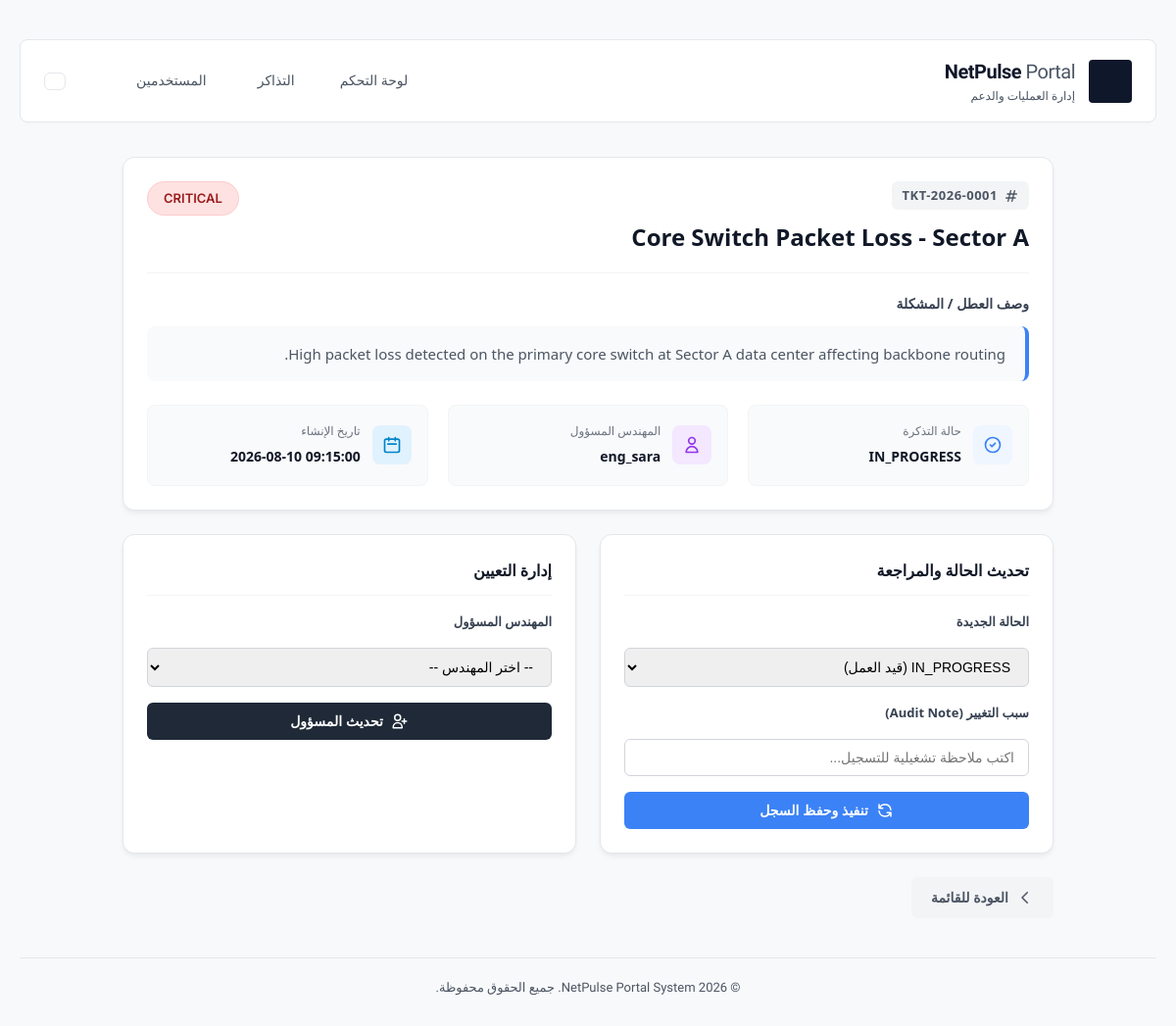
Page /index.php?page=tickets-show&id=1 (signed in) on the committed database.
### tables this page shows
CREATE TABLE TICKET (
    ticket_id INT(11) NOT NULL AUTO_INCREMENT,
    ticket_number VARCHAR(20) NOT NULL,
    incident_id INT(11) DEFAULT NULL,
    title VARCHAR(150) NOT NULL,
    description TEXT NOT NULL,
    priority ENUM('CRITICAL', 'HIGH', 'MEDIUM', 'LOW') NOT NULL DEFAULT 'MEDIUM',
    status ENUM('OPEN', 'IN_PROGRESS', 'RESOLVED', 'CLOSED') NOT NULL DEFAULT 'OPEN',
    assigned_to INT(11) DEFAULT NULL,
    created_at DATETIME NOT NULL DEFAULT CURRENT_TIMESTAMP,
    updated_at DATETIME DEFAULT NULL ON UPDATE CURRENT_TIMESTAMP,
    closed_at DATETIME DEFAULT NULL,
    
    PRIMARY KEY (ticket_id),
    UNIQUE KEY uk_ticket_number (ticket_number),
    
    CONSTRAINT fk_ticket_assigned_user FOREIGN KEY (assigned_to) 
        REFERENCES WEB_USER (user_id) ON DELETE SET NULL ON UPDATE CASCADE
);

### core/Database.php (called while the page is built, shortened)
<?php
class Database {
    private static ?PDO $instance = null;
    public static function getInstance(): PDO {
        if (self::$instance === null) {
            try {
                $host     = '127.0.0.1';
                $db_name  = 'netpulse_portal';
                $username = 'root';
                $password = '';
                $port     = '3306';
                $dsn = "mysql:host=$host;port=$port;dbname=$db_name;charset=utf8mb4";
                self::$instance = new PDO($dsn, $username, $password, [
                    PDO::ATTR_ERRMODE            => PDO::ERRMODE_EXCEPTION,
                    PDO::ATTR_DEFAULT_FETCH_MODE => PDO::FETCH_ASSOC,
                    PDO::ATTR_EMULATE_PREPARES   => false,
                ]);
            } catch (PDOException $e) {
                http_response_code(500);
                exit("Database Connection Failed: " . $e->getMessage());
            }
        }
        return self::$instance;
    }
}

### src/Controllers/TicketController.php (called while the page is built, shortened)
<?php
require_once __DIR__ . '/../Services/TicketService.php';
class TicketController {
    private TicketService $ticketService;
    public function __construct() {
        $this->ticketService = new TicketService();
    }
    public function show(int $id): ?Ticket {
        return $this->ticketService->getTicketDetails($id);
    }
}

### src/Services/TicketService.php (called while the page is built, shortened)
<?php
require_once __DIR__ . '/../Repositories/TicketRepository.php';
require_once __DIR__ . '/../../core/Database.php';
class TicketService {
    private TicketRepository $ticketRepository;
    public function __construct() {
        $this->ticketRepository = new TicketRepository();
    }
    public function getTicketDetails(int $ticketId): Ticket {
        $ticket = $this->ticketRepository->findById($ticketId);
        return $ticket;
    }
}

### src/Repositories/TicketRepository.php (called while the page is built, shortened)
<?php
require_once __DIR__ . '/../../core/Database.php';
require_once __DIR__ . '/../Models/Ticket.php';
class TicketRepository {
    private PDO $db;
    public function __construct() {
        $this->db = Database::getInstance();
    }
    public function findById(int $ticketId): ?Ticket {
        $sql = "SELECT t.*,
                       u.username, u.email, u.role, u.created_at AS user_created_at
                FROM TICKET t
                LEFT JOIN WEB_USER u ON t.assigned_to = u.user_id
                WHERE t.ticket_id = :ticket_id
                LIMIT 1";
        $stmt = $this->db->prepare($sql);
        $stmt->execute(['ticket_id' => $ticketId]);
        $record = $stmt->fetch(PDO::FETCH_ASSOC);
        return new Ticket($record);
    }
}

### src/Models/Ticket.php (called while the page is built, shortened)
<?php
require_once __DIR__ . '/User.php';
class Ticket {
    public function __construct(array $data = []) {
        if (!empty($data)) {
            $this->ticketNumber = $data['ticket_number'] ?? '';
            $this->title        = $data['title'] ?? '';
            $this->description  = $data['description'] ?? '';
            $this->priority     = $data['priority'] ?? 'MEDIUM';
            $this->status       = $data['status'] ?? 'OPEN';
            if (isset($data['username'])) {
                $this->assignedEngineer = new User([
                    'user_id'    => $data['assigned_to'],
                    'username'   => $data['username'],
                    'email'      => $data['email'] ?? '',
                    'role'       => $data['role'] ?? 'ENGINEER',
                    'created_at' => $data['user_created_at'] ?? ''
                ]);
            }            $this->createdAt    = $data['created_at'] ?? '';
        }
    }
}

### src/Models/User.php (called while the page is built, shortened)
<?php
class User {
    public function __construct(array $data = []) {
        if (!empty($data)) {
            $this->username  = $data['username'] ?? '';
        }
    }
}

### views/tickets/show.php (the view, shortened to what this page needs)
<?php
$ticket = $ticket ?? null;
?>
<div class="modern-ticket-wrapper">
    <?php if (!$ticket): ?>
        <div class="modern-card" style="text-align: center; padding: 60px 20px;">
            <svg style="width: 64px; height: 64px; color: #ef4444; margin: 0 auto 16px;" fill="none" stroke="currentColor" viewBox="0 0 24 24"><path stroke-linecap="round" stroke-linejoin="round" stroke-width="1.5" d="M12 9v2m0 4h.01m-6.938 4h13.856c1.54 0 2.502-1.667 1.732-3L13.732 4c-.77-1.333-2.694-1.333-3.464 0L3.34 16c-.77 1.333.192 3 1.732 3z"></path></svg>
            <h3 style="font-size: 18px; color: #111827;">التذكرة غير موجودة</h3>
            <p style="color: #6b7280; margin-top: 8px;">التذكرة المطلوبة غير موجودة في النظام أو تم حذفها مسبقاً.</p>
            <a href="index.php?page=dashboard" class="modern-btn btn-secondary" style="margin-top: 20px;">العودة للرئيسية</a>
        </div>
    <?php else: ?>
        <div class="modern-card">
            <div class="ticket-header">
                <div class="ticket-title-group">
                    <span class="ticket-id">
                        <svg style="width: 16px; height: 16px;" fill="none" stroke="currentColor" viewBox="0 0 24 24"><path stroke-linecap="round" stroke-linejoin="round" stroke-width="2" d="M7 20l4-16m2 16l4-16M6 9h14M4 15h14"></path></svg>
                        <?php echo htmlspecialchars($ticket->ticketNumber, ENT_QUOTES, 'UTF-8'); ?>
                    </span>
                    <h2><?php echo htmlspecialchars($ticket->title, ENT_QUOTES, 'UTF-8'); ?></h2>
                </div>
                <div>
                    <span class="badge badge-<?php echo strtolower($ticket->priority); ?>" style="display: inline-block; padding: 6px 16px; border-radius: 50px; font-size: 13px; font-weight: 600; background: #fee2e2; color: #991b1b; border: 1px solid #fecaca;">
                        <?php echo htmlspecialchars($ticket->priority, ENT_QUOTES, 'UTF-8'); ?>
                    </span>
                </div>
            </div>
            <h4 style="font-size: 14px; color: #374151; margin-bottom: 12px; font-weight: 600;">وصف العطل / المشكلة</h4>
            <div class="desc-box">
                <?php echo nl2br(htmlspecialchars($ticket->description, ENT_QUOTES, 'UTF-8')); ?>
            </div>
            <div class="meta-grid">
                <div class="meta-item">
                    <div class="meta-icon">
                        <svg style="width: 20px; height: 20px;" fill="none" stroke="currentColor" viewBox="0 0 24 24"><path stroke-linecap="round" stroke-linejoin="round" stroke-width="2" d="M9 12l2 2 4-4m6 2a9 9 0 11-18 0 9 9 0 0118 0z"></path></svg>
                    </div>
                    <div class="meta-details">
                        <span>حالة التذكرة</span>
                        <strong><?php echo htmlspecialchars($ticket->status, ENT_QUOTES, 'UTF-8'); ?></strong>
                    </div>
                </div>
                <div class="meta-item">
                    <div class="meta-icon" style="background: #f3e8ff; color: #9333ea;">
                        <svg style="width: 20px; height: 20px;" fill="none" stroke="currentColor" viewBox="0 0 24 24"><path stroke-linecap="round" stroke-linejoin="round" stroke-width="2" d="M16 7a4 4 0 11-8 0 4 4 0 018 0zM12 14a7 7 0 00-7 7h14a7 7 0 00-7-7z"></path></svg>
                    </div>
                    <div class="meta-details">
                        <span>المهندس المسؤول</span>
                        <?php if ($ticket->assignedEngineer && !empty($ticket->assignedEngineer->username)): ?>
                            <strong><?php echo htmlspecialchars($ticket->assignedEngineer->username, ENT_QUOTES, 'UTF-8'); ?></strong>
                        <?php else: ?>
                            <strong style="color: #9ca3af; font-style: italic;">غير مُعين</strong>
                        <?php endif; ?>
                    </div>
                </div>
                <div class="meta-item">
                    <div class="meta-icon" style="background: #e0f2fe; color: #0284c7;">
                        <svg style="width: 20px; height: 20px;" fill="none" stroke="currentColor" viewBox="0 0 24 24"><path stroke-linecap="round" stroke-linejoin="round" stroke-width="2" d="M8 7V3m8 4V3m-9 8h10M5 21h14a2 2 0 002-2V7a2 2 0 00-2-2H5a2 2 0 00-2 2v12a2 2 0 002 2z"></path></svg>
                    </div>
                    <div class="meta-details">
                        <span>تاريخ الإنشاء</span>
                        <strong style="direction: ltr; display: inline-block;"><?php echo htmlspecialchars($ticket->createdAt, ENT_QUOTES, 'UTF-8'); ?></strong>
                    </div>
                </div>
            </div>
        </div>
        <div class="actions-grid">
            <div class="modern-card" style="margin-bottom: 0;">
                <h3 style="font-size: 16px; margin-top: 0; margin-bottom: 16px; color: #111827; border-bottom: 1px solid #f3f4f6; padding-bottom: 12px;">تحديث الحالة والمراجعة</h3>
                <form action="index.php?page=tickets-update-status" method="POST">
                    <div class="form-group">
                        <label class="modern-label">الحالة الجديدة</label>
                        <select name="status" class="modern-input">
                            <option value="IN_PROGRESS" <?php echo ($ticket->status === 'IN_PROGRESS') ? 'selected' : ''; ?>>IN_PROGRESS (قيد العمل)</option>
                        </select>
                    </div>
                    <div class="form-group">
                        <label class="modern-label">سبب التغيير (Audit Note)</label>
                        <input type="text" name="note" class="modern-input" placeholder="اكتب ملاحظة تشغيلية للتسجيل...">
                    </div>
                    <button type="submit" class="modern-btn btn-primary" style="width: 100%;">
                        <svg style="width: 18px; height: 18px;" fill="none" stroke="currentColor" viewBox="0 0 24 24"><path stroke-linecap="round" stroke-linejoin="round" stroke-width="2" d="M4 4v5h.582m15.356 2A8.001 8.001 0 004.582 9m0 0H9m11 11v-5h-.581m0 0a8.003 8.003 0 01-15.357-2m15.357 2H15"></path></svg>
                        تنفيذ وحفظ السجل
                    </button>
                </form>
            </div>
            <div class="modern-card" style="margin-bottom: 0;">
                <h3 style="font-size: 16px; margin-top: 0; margin-bottom: 16px; color: #111827; border-bottom: 1px solid #f3f4f6; padding-bottom: 12px;">إدارة التعيين</h3>
                <form action="index.php?page=tickets-assign" method="POST">
                    <div class="form-group">
                        <label class="modern-label">المهندس المسؤول</label>
                        <select name="assigned_to" class="modern-input">
                            <option value="">-- اختر المهندس --</option>
                        </select>
                    </div>
                    <button type="submit" class="modern-btn btn-dark" style="width: 100%; margin-top: auto;">
                        <svg style="width: 18px; height: 18px;" fill="none" stroke="currentColor" viewBox="0 0 24 24"><path stroke-linecap="round" stroke-linejoin="round" stroke-width="2" d="M18 9v3m0 0v3m0-3h3m-3 0h-3m-2-5a4 4 0 11-8 0 4 4 0 018 0zM3 20a6 6 0 0112 0v1H3v-1z"></path></svg>
                        تحديث المسؤول
                    </button>
                </form>
            </div>
        </div>
        <div style="margin-top: 24px; text-align: right;">
            <a href="index.php?page=dashboard" class="modern-btn btn-secondary">
                <svg style="width: 18px; height: 18px; transform: rotate(180deg);" fill="none" stroke="currentColor" viewBox="0 0 24 24"><path stroke-linecap="round" stroke-linejoin="round" stroke-width="2" d="M9 5l7 7-7 7"></path></svg>
                العودة للقائمة
            </a>
        </div>
    <?php endif; ?>
</div>

### public/assets/css/netpulse.css (style rules this page uses)
:root { --bg-color: #f8f9fa; --surface-color: #ffffff; --text-primary: #111827; --text-secondary: #4b5563; --border-color: #e5e7eb; --accent-color: #0f172a; --critical-color: #dc2626; --high-color: #d97706; --medium-color: #2563eb; --low-color: #059669; --font-primary: "IBM Plex Sans Arabic", "Inter", sans-serif; --font-mono: "Inter", monospace; }
* { box-sizing: border-box; margin: 0; padding: 0; }
body { font-family: var(--font-primary); background-color: var(--bg-color); color: var(--text-primary); line-height: 1.6; padding: 40px 20px; }
.badge { display: inline-block; padding: 4px 10px; font-size: 11px; font-weight: 600; border-radius: 4px; font-family: var(--font-mono); }
.badge-critical { background: #fee2e2; color: var(--critical-color); }
.form-group { display: flex; flex-direction: column; gap: 8px; }

### views/tickets/show.php (style rules this page uses)
.modern-ticket-wrapper { direction: rtl; max-width: 950px; margin: 0 auto; font-family: 'Segoe UI', Tahoma, Geneva, Verdana, sans-serif; color: #374151; }
.modern-card { background: #ffffff; border-radius: 12px; box-shadow: 0 4px 6px -1px rgba(0, 0, 0, 0.05), 0 2px 4px -1px rgba(0, 0, 0, 0.03); border: 1px solid #e5e7eb; padding: 24px; margin-bottom: 24px; }
.ticket-header { display: flex; justify-content: space-between; align-items: flex-start; border-bottom: 1px solid #f3f4f6; padding-bottom: 16px; margin-bottom: 20px; }
.ticket-title-group h2 { margin: 8px 0 0 0; font-size: 24px; font-weight: 700; color: #111827; }
.ticket-id { display: inline-flex; align-items: center; gap: 6px; background: #f3f4f6; color: #4b5563; padding: 4px 10px; border-radius: 6px; font-size: 13px; font-weight: 600; letter-spacing: 0.5px; }
.meta-grid { display: grid; grid-template-columns: repeat(auto-fit, minmax(200px, 1fr)); gap: 20px; margin-top: 20px; }
.meta-item { background: #f9fafb; padding: 16px; border-radius: 8px; border: 1px solid #f3f4f6; display: flex; align-items: center; gap: 12px; }
.meta-icon { width: 40px; height: 40px; background: #eff6ff; color: #3b82f6; border-radius: 8px; display: flex; align-items: center; justify-content: center; }
.meta-details span { display: block; font-size: 12px; color: #6b7280; margin-bottom: 4px; }
.meta-details strong { color: #111827; font-size: 14px; }
.desc-box { background: #f9fafb; border-right: 4px solid #3b82f6; padding: 16px 20px; border-radius: 8px; font-size: 15px; line-height: 1.6; color: #4b5563; margin-bottom: 24px; }
.actions-grid { display: grid; grid-template-columns: 1fr 1fr; gap: 24px; }
.form-group { margin-bottom: 16px; }
.modern-label { display: block; font-size: 13px; font-weight: 600; color: #374151; margin-bottom: 8px; }
.modern-input { width: 100%; padding: 10px 14px; border: 1px solid #d1d5db; border-radius: 6px; font-size: 14px; transition: all 0.2s; box-sizing: border-box; }
.modern-btn { display: inline-flex; align-items: center; justify-content: center; gap: 8px; padding: 10px 20px; border-radius: 6px; font-size: 14px; font-weight: 600; cursor: pointer; transition: all 0.2s; border: none; }
.btn-primary { background: #3b82f6; color: #fff; }
.btn-secondary { background: #f3f4f6; color: #4b5563; text-decoration: none; }
.btn-dark { background: #1f2937; color: #fff; }

### rows in the picture
ticket: ticket_number "TKT-2026-0001", title "Core Switch Packet Loss - Sector A", priority "CRITICAL", description "High packet loss detected on the primary core switch at Sector A data center affecting backbone routing.", status "IN_PROGRESS", created_at "2026-08-10 09:15:00", status "IN_PROGRESS (قيد العمل)"

### other values in the picture
$ticket->assignedEngineer->username "eng_sara"
